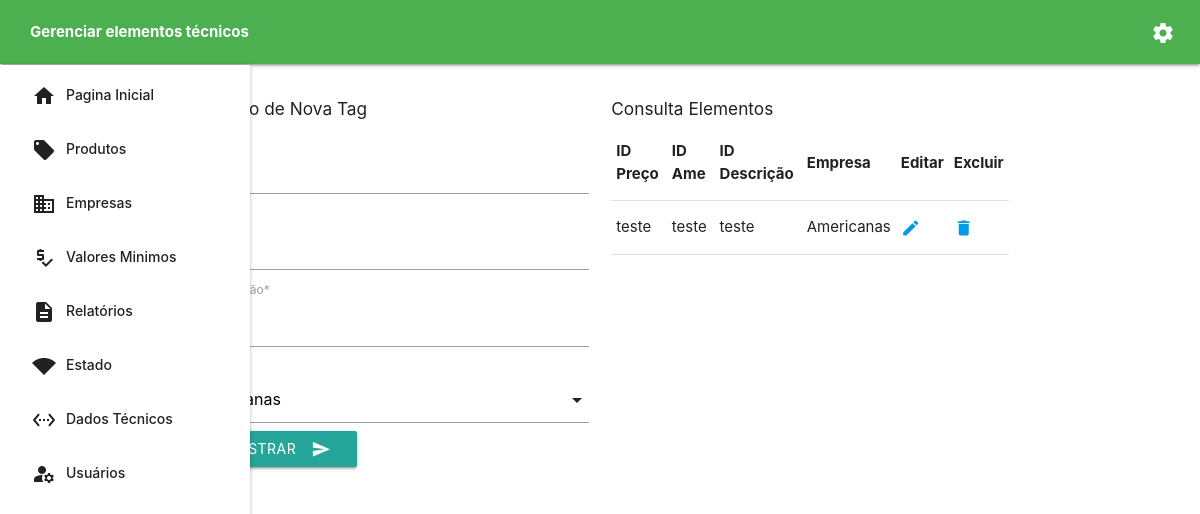
Page /dashboard/manage-tech on the earlier database version.
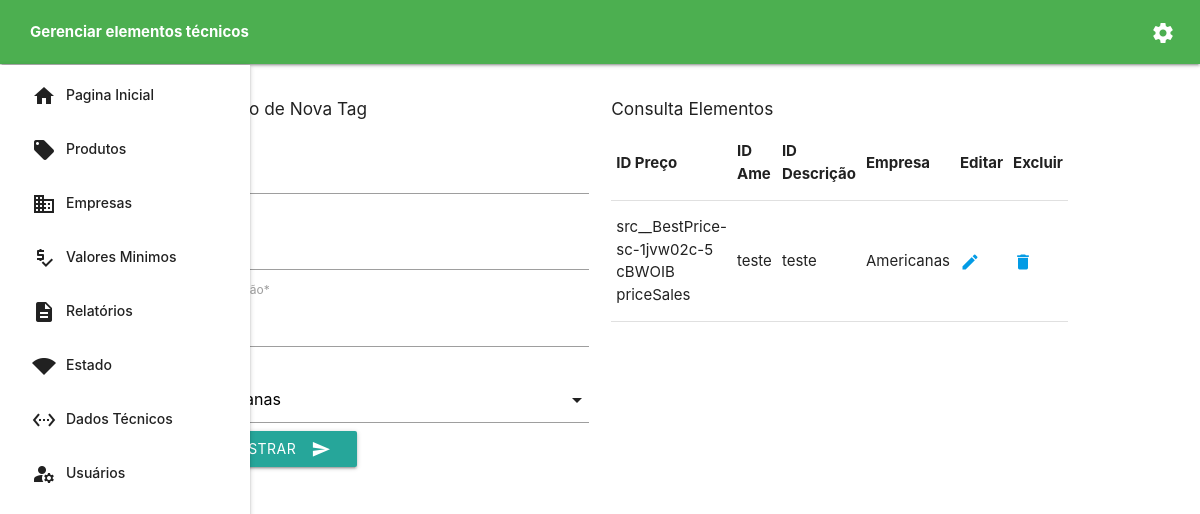
Same page on the later database version.
### pages/models.py (models this page shows, shortened)
class WebSiteDivElement(models.Model):
    price_div = models.CharField(max_length=400, verbose_name="ID Preço")
    ame_div = models.CharField(max_length=400, verbose_name="ID Ame")
    description_div = models.CharField(max_length=400, verbose_name="ID Descrição")
    company = models.ForeignKey(Company, on_delete=models.PROTECT, default='', verbose_name="Empresa")

class Company(models.Model):
    description = models.CharField(max_length=300, verbose_name="Descrição")
    date = models.DateTimeField(default=datetime.date.today)
    web_site = models.CharField(max_length=300, default="")
    def __str__(self):
        return self.description

### pages/views.py (the view, shortened to what this page needs)
# urls.py: path('dashboard/manage-tech', ManageWebSiteDivs.as_view(), name='manage-tech'),
class ManageWebSiteDivs(CreateView):
    model = WebSiteDivElement
    fields = ['price_div', 'ame_div', 'description_div', 'company']
    template_name = 'pages/dashboard/manage-tech.html'
    success_url = reverse_lazy('manage-tech')
    def get_context_data(self, **kwargs):
        context = super().get_context_data(**kwargs)
        context["div_elements"] = WebSiteDivElement.objects.all()
        return context

### templates/pages/dashboard/manage-tech.html (shortened to what this page needs)
{% extends 'base/base.html' %}
{% load i18n %}
{% load static %}
{% load crispy_forms_tags %}
{% block dash-title %}
    <b>{% trans 'Gerenciar elementos técnicos' %}</b>
{% endblock %}
{% block content %}
    <div class="row">
        <div class="col s6">
            <h6>{% trans 'Inclusão de Nova Tag' %}</h6>
            <form action="" method="POST" class="form-group">
                {{ form|crispy }}
                <button class="btn waves-effect" type="submit" name="action">{% trans 'Cadastrar' %}
                    <i class="material-icons right">send</i>
                </button>
            </form>
        </div>
        <div class="col s6">
            <h6>{% trans 'Consulta Elementos' %}</h6>
            <table class="responsive-table">
                <thead>
                <tr>
                    <th>{% trans 'ID Preço' %}</th>
                    <th>{% trans 'ID Ame' %}</th>
                    <th>{% trans 'ID Descrição' %}</th>
                    <th>{% trans 'Empresa' %}</th>
                    <th>{% trans 'Editar' %}</th>
                    <th>{% trans 'Excluir' %}</th>
                </tr>
                </thead>
                {% for element in div_elements %}
                    <tbody>
                    <tr>
                        <td>{{ element.price_div }}</td>
                        <td>{{ element.ame_div }}</td>
                        <td>{{ element.description_div }}</td>
                        <td>{{ element.company }}</td>
                        <td><a href="{% url 'update-tech' element.pk %}"><span class="material-icons"
                                                                               style="font-size: 20px !important;">edit</span></a>
                        </td>
                        <td><a href="{% url 'delete-tech' element.pk %}"><span class="material-icons"
                                                                               style="font-size: 20px !important;">delete</span></a>
                        </td>
                    </tr>
                    </tbody>
                {% empty %}
                    <tbody>
                    <tr>
                        <td colspan="6">{% trans 'Nenhum elemento cadastrado!' %}</td>
                    </tr>
                    </tbody>
                {% endfor %}
            </table>
        </div>
    </div>
{% endblock %}

Differences in the rows shown:
changed WebSiteDivElement "teste": price_div "teste" → "src__BestPrice-sc-1jvw02c-5 cBWOIB priceSales"
